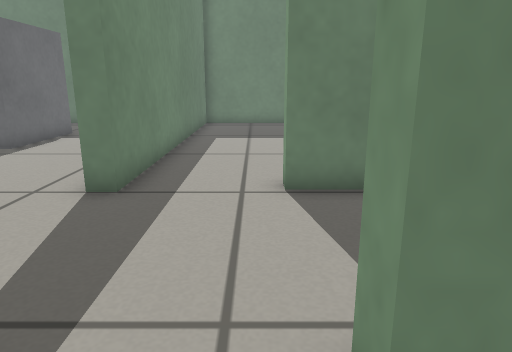
view 1 (above)

23 first-person views from a walk through a Gazebo world. The camera is 0.5 m above the floor, tilts 14° down and sees 70° across. The floor is counted in squares, 0.25 m on a side. Each view is taken from the middle of a square. On the plan, view 1 faces up. The plan holds only what a view shows up to about 19 squares ahead; the rest is blank. Gazebo's built-in surfaces are drawn with simple patterns.

view 2
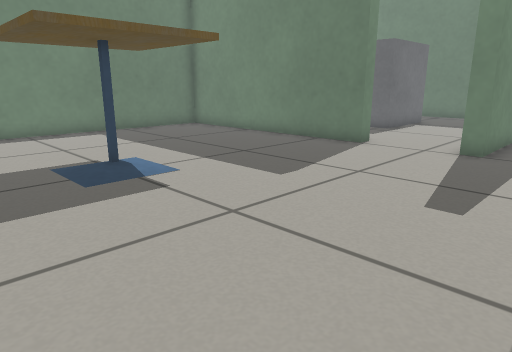

view 3
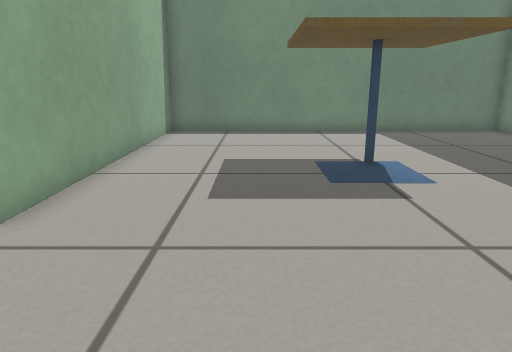

view 4
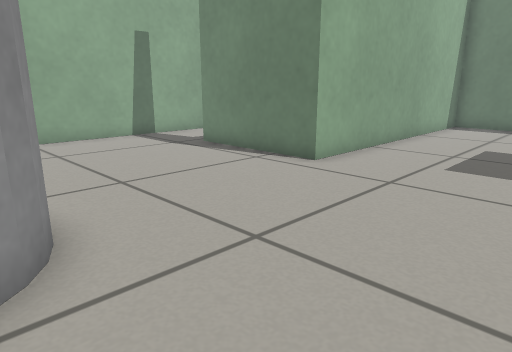

view 5
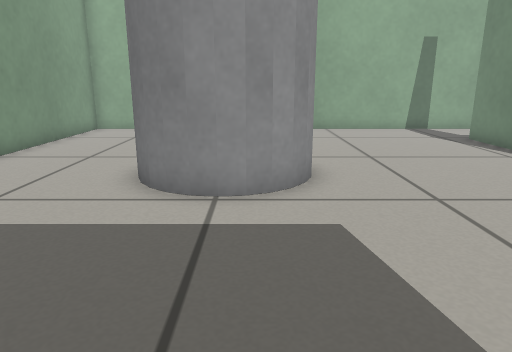

view 6
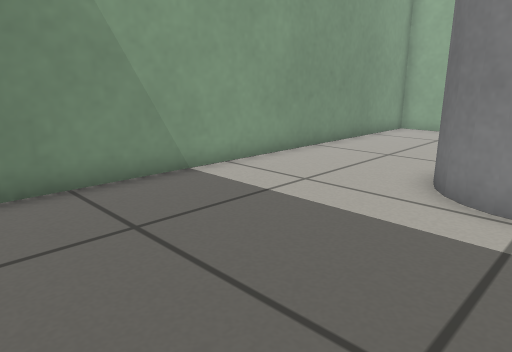

view 7
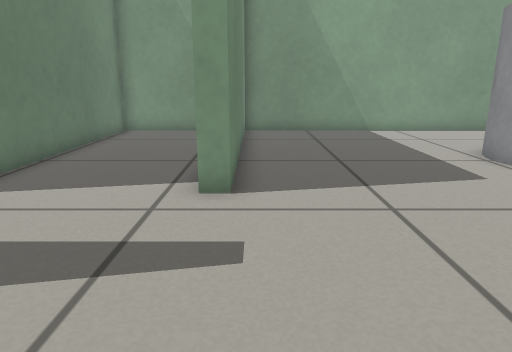

view 8
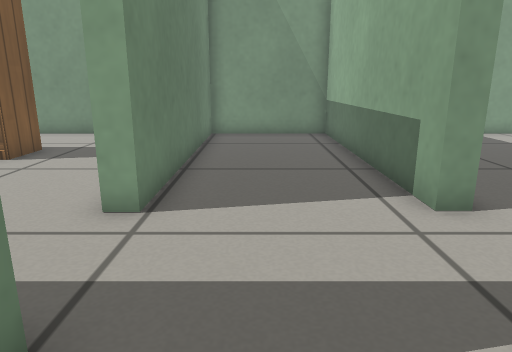

view 9
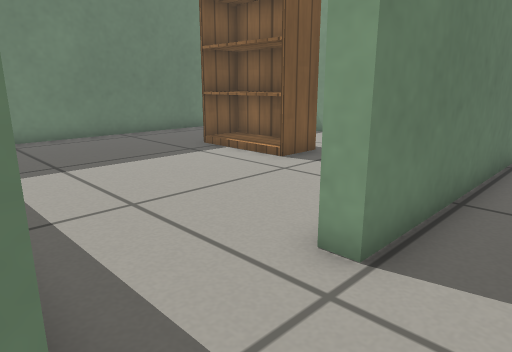

view 10
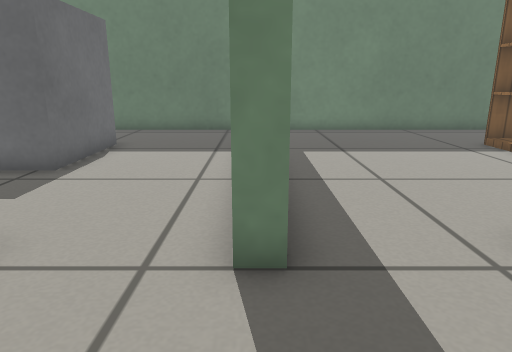

view 11
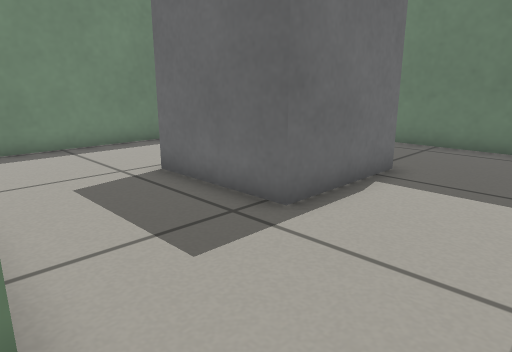

view 12
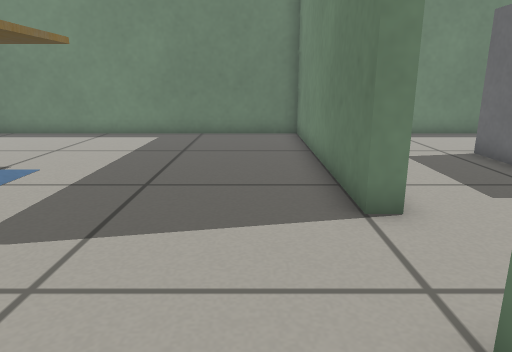

view 13
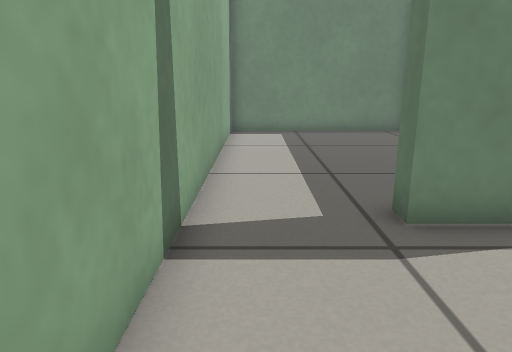

view 14
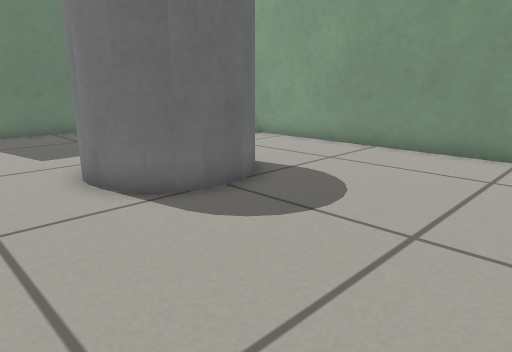

view 15
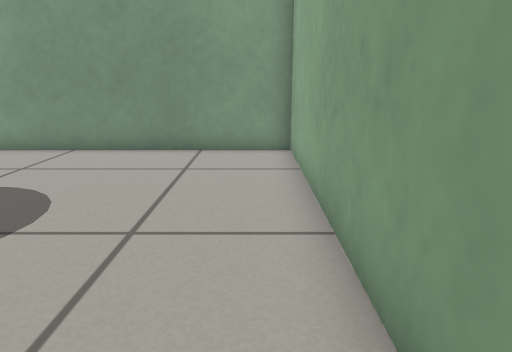

view 16
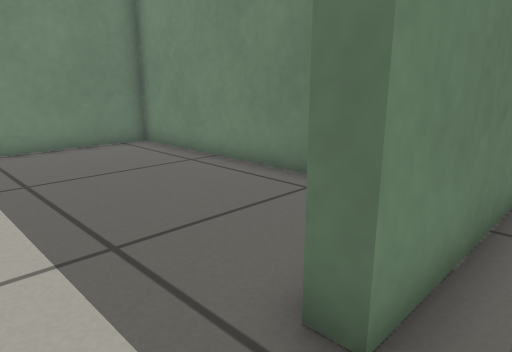

view 17
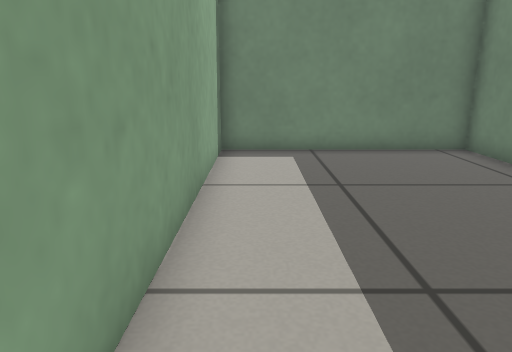

view 18
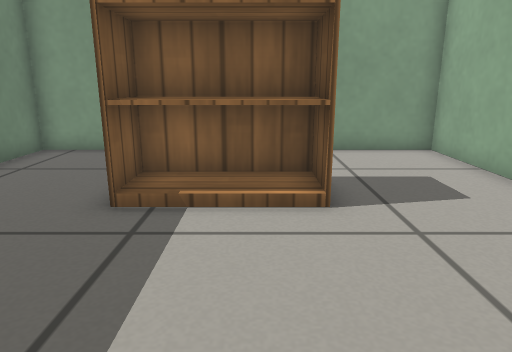

view 19
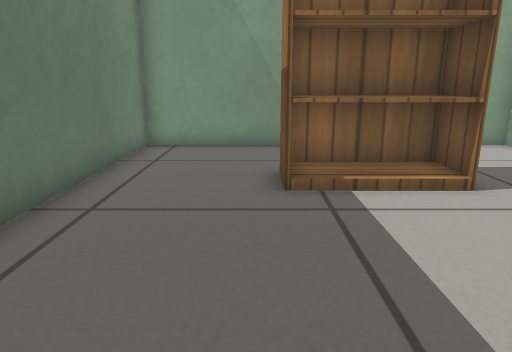

view 20
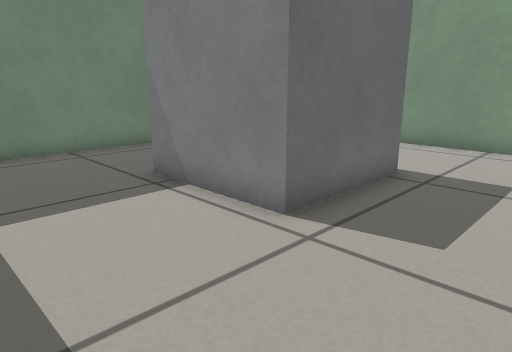

view 21
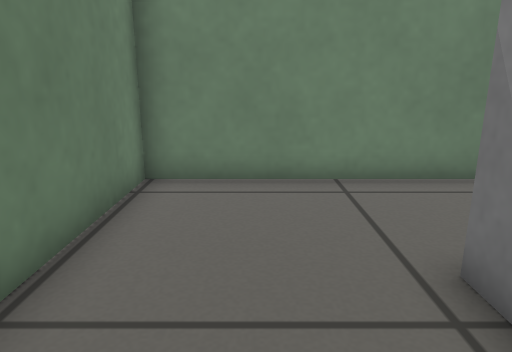

view 22
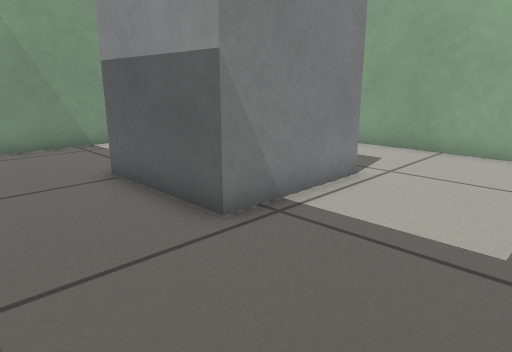

view 23
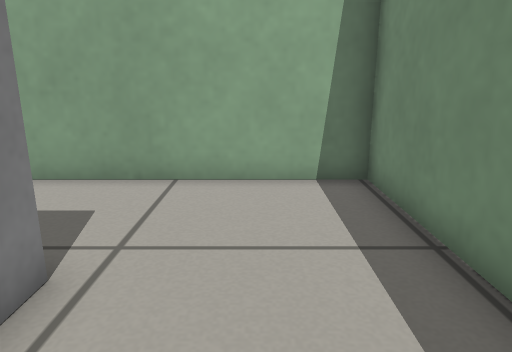

### Floor plan
Points are (right, up) in squares from view 1. A wall is a line through its corners. A room is listed if a view was taken in it or the views show most of it. See-through windows are left out.
Room 1 (views 1, 2, 3, 4, 5, 6, 7, 8, 9, 10, 11, 12, 13, 14, 15, 16, 17)
walls: (-2.6, 6.7) (-3.4, 6.7); (-6.5, 7.4) (-6.5, 6.7) (-16.4, 6.7) (-16.4, -7.8) (-5.1, -7.8) (-5.1, -12.8); (-6.5, -16.1) (10.4, -16.1) (10.4, 1.5) (0.6, 1.5) (0.6, 2.1) (10.4, 2.1) (10.4, 6.7) (0.6, 6.7)
low walls: (-5.1, -12.8) (-5.8, -12.8)
ways out: opening at (-1, 7) to room 2; opening at (-5, 7) to room 3; opening at (-5.5, -14) to room 4
objects: cafe table (-10, -3) to (-7, 0); grey cylinder (2, -9) to (6, -6)
Room 2 (views 18, 19)
walls: (6.6, 7.3) (10.4, 7.3) (10.4, 19.7) (-2.6, 19.7) (-2.6, 6.7); (0.6, 6.7) (0.6, 7.5)
ways out: opening at (-1, 7) to room 1
objects: bookshelf (5, 12) to (6, 15)
Room 3 (views 20, 21, 22, 23)
walls: (-3.2, 10.1) (-3.2, 16.9); (-4.1, 19.7) (-16.4, 19.7) (-16.4, 7.3) (-9.1, 7.3)
ways out: opening at (-5, 7) to room 1
objects: grey box (-12, 12) to (-8, 15)
Room 4 (no view inside)
walls: (-8.9, -8.4) (-16.4, -8.4) (-16.4, -16.1) (-6.5, -16.1)
ways out: opening at (-5.5, -14) to room 1

Where each view was taken, in squares from view 1:
view 1: 0 up, 0 right, facing up
view 2: 5 down, 0 right, facing up-left
view 3: 4 down, 0 right, facing left
view 4: 2 down, 3 right, facing down-left
view 5: 1 up, 3 right, facing down
view 6: 1 up, 3 right, facing down-right
view 7: 1 up, 6 left, facing right
view 8: 5 up, 5 left, facing right
view 9: 5 up, 3 left, facing up-right
view 10: 3 up, 3 left, facing up
view 11: 7 up, 4 left, facing up-left
view 12: 5 up, 1 left, facing left
view 13: 15 down, 0 right, facing left
view 14: 15 down, 1 left, facing up-right
view 15: 15 down, 1 left, facing right
view 16: 15 down, 4 left, facing up-left
view 17: 15 down, 5 left, facing left
view 18: 13 up, 1 left, facing right
view 19: 16 up, 2 left, facing right
view 20: 8 up, 16 left, facing up-right
view 21: 12 up, 14 left, facing up
view 22: 19 up, 16 left, facing down-right
view 23: 15 up, 14 left, facing down
